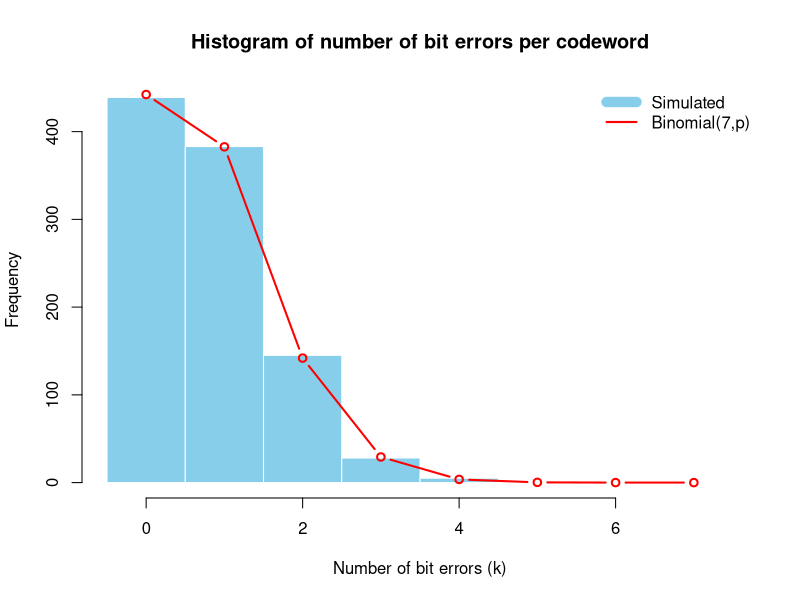
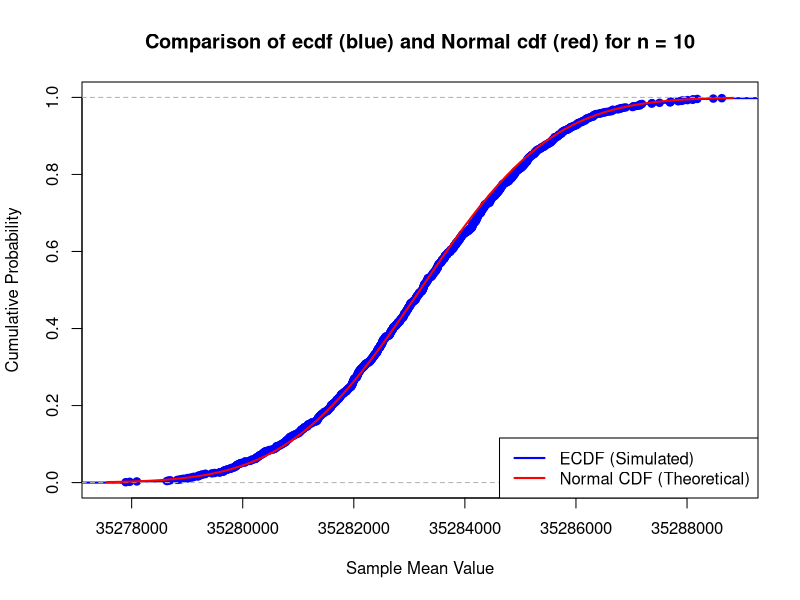
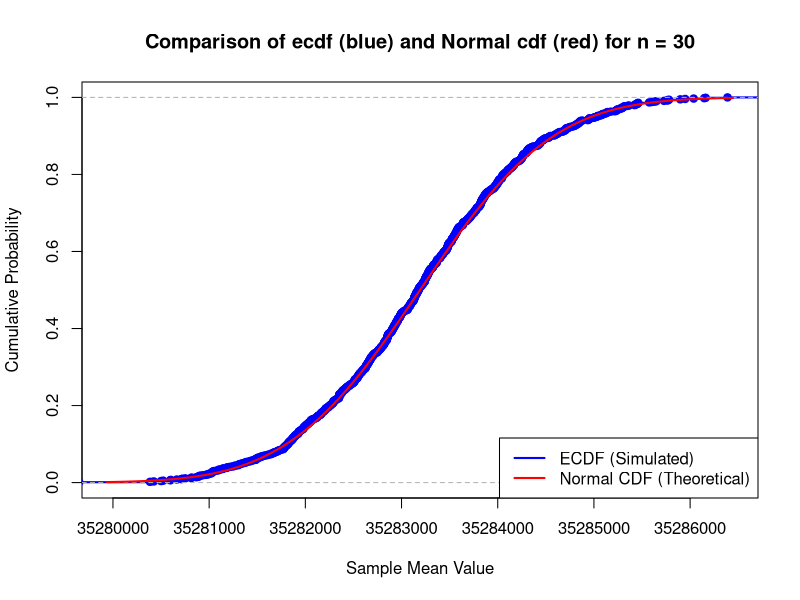
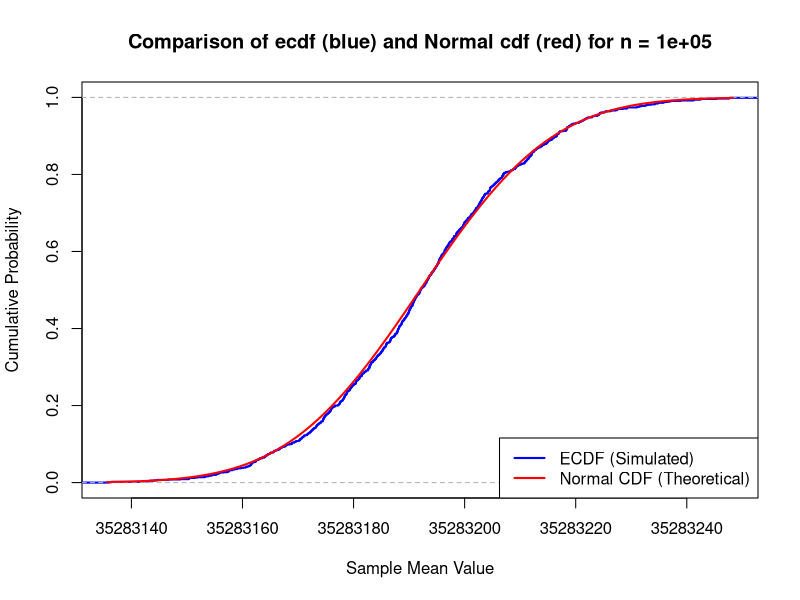
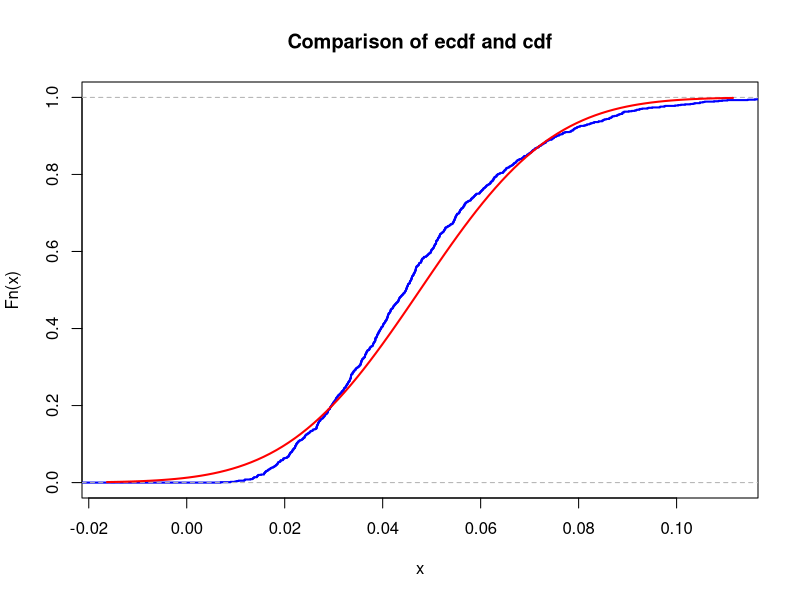
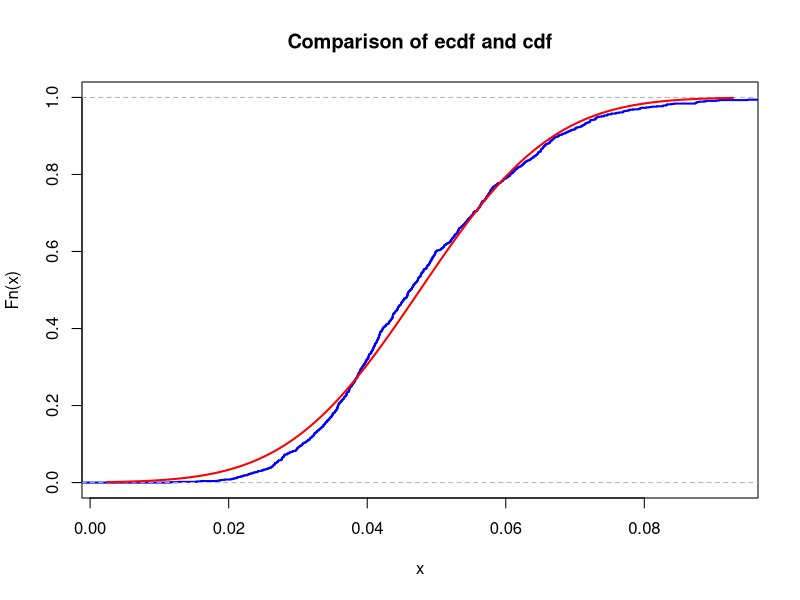
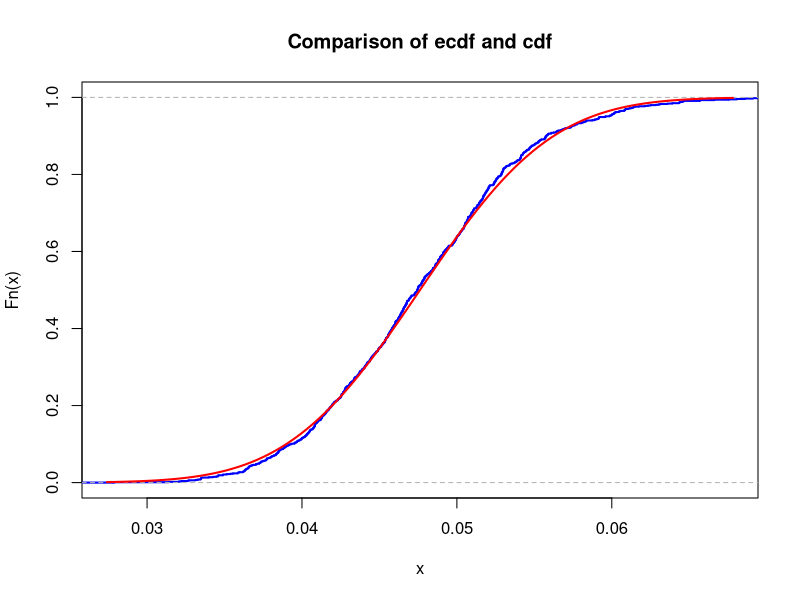
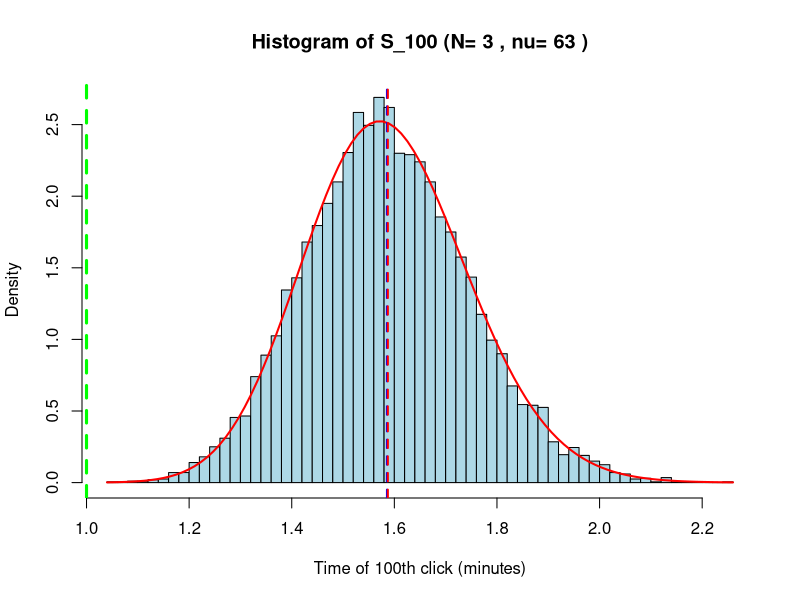

R code for these plots, in order:
## ---- chunk 1
id <- 11
set.seed(id)
p <- id/100
G <- matrix(c(1, 1, 1, 0, 0, 0, 0,
		1, 0, 0, 1, 1, 0, 0,
		0, 1, 0, 1, 0, 1, 0,
		1, 1, 0, 1, 0, 0, 1), nrow = 4, byrow = TRUE)
H <- t(matrix(c(1, 0, 1, 0, 1, 0, 1,
		0, 1, 1, 0, 0, 1, 1,
		0, 0, 0, 1, 1, 1, 1), nrow = 3, byrow = TRUE))
## ---- chunk 2
N <- 1000

message_generator <- function(N) {
  matrix(sample(c(0,1), 4*N, replace = TRUE), nrow = N)
}

messages <- message_generator(N)
codewords <- (messages %*% G) %% 2
## ---- chunk 3
errors <- matrix(rbinom(7 * N, 1, p), nrow = N)
received <- (codewords + errors) %% 2

mod2 <- function(x) x %% 2
syndrome <- function(r) mod2(r %*% H)

decode <- function(r) {
  z <- as.numeric(syndrome(r))
  idx <- z[1] + 2*z[2] + 4*z[3]
  if (idx > 0) r[idx] <- 1 - r[idx]
  decoded <- r[c(3,5,6,7)]
  return(decoded)
}


decoded_messages <- t(apply(received, 1, decode))
success <- rowSums(decoded_messages == messages) == 4

p_hat <- mean(success)
q_hat <- 1 - p_hat

se <- sqrt(p_hat * (1 - p_hat) / N)
z_95 <- 1.96
epsilon <- z_95 * se
ci <- c(p_hat - epsilon, p_hat + epsilon)
N_needed <- ceiling((z_95^2 * p_hat * (1 - p_hat)) / (0.03^2))
  
cat("Bit error probability p =", p, "\n")
cat("Estimated success probability p* =", round(p_hat, 4), "\n")
cat("Estimated failure probability (bad decoding) =", round(q_hat, 4), "\n")


num_errors <- rowSums(errors)

hist(num_errors, breaks = seq(-0.5, 7.5, 1),
     main = "Histogram of number of bit errors per codeword",
     xlab = "Number of bit errors (k)",
     col = "skyblue", border = "white", freq = TRUE)

k <- 0:7
lines(k, dbinom(k, 7, p) * N, type="b", col="red", lwd=2)
legend("topright", legend = c("Simulated", "Binomial(7,p)"),
       col = c("skyblue", "red"), lwd = c(10, 2), bty = "n")
## ---- chunk 4
id <- 11

# --- Part 1: Specify the parameter ---

# Constants
m <- id * 1e-6              # mass in g
T_years <- 30.1             # half-life in years
T_seconds <- T_years * 365.25 * 24 * 60 * 60
M_Cs137 <- 137              # molar mass g/mol (approx for Cs-137)
N_A <- 6.022e23             # Avogadro constant

# activity (lambda)
lambda_activity <- log(2) / T_seconds

# number of atoms (N)
N_atoms <- (m / M_Cs137) * N_A

# parameter mu for a single sample's Poisson distribution
mu_poisson <- N_atoms * lambda_activity

cat("Calculated Poisson parameter mu for one sample:", mu_poisson, "\n")

# --- Part 2: Simulate sample means ---
K <- 1e3 # Number of repetitions (samples of means)

# will be used for n=5, 10, 50
simulate_and_plot_means <- function(n, mu_param) {
  
  # simulate K sample means, each from n observations
  # X_i ~ Poisson(mu_param)
  sample_means <- colMeans(matrix(rpois(n*K, lambda = mu_param), nrow=n))
  
  # --- Calculate parameters for theoretical normal approximation ---
  # By CLT, the sample mean X_bar ~ N(E[X_i], Var(X_i)/n)
  # For Poisson, E[X_i] = mu_param and Var(X_i) = mu_param
  mu_normal <- mu_param
  sigma_normal <- sqrt(mu_param / n)
  
  cat("--- For n =", n, "---\n")
  cat("Theoretical Mean (mu):", mu_normal, "\n")
  cat("Theoretical SD (sigma/sqrt(n)):", sigma_normal, "\n")
  
  # --- Plot ecdf and cdf ---
  # x-axis limits based on theoretical distribution
  xlims <- c(mu_normal - 3*sigma_normal, mu_normal + 3*sigma_normal)

  Fs <- ecdf(sample_means)
  
  plot(Fs, 
       xlim = xlims, 
       ylim = c(0,1),
       col = "blue",
       lwd = 2,
       main = paste("Comparison of ecdf (blue) and Normal cdf (red) for n =", n),
       xlab = "Sample Mean Value",
       ylab = "Cumulative Probability")
  
  # theoretical normal CDF
  curve(pnorm(x, mean = mu_normal, sd = sigma_normal), col = "red", lwd = 2, add = TRUE)
  legend("bottomright", legend=c("ECDF (Simulated)", "Normal CDF (Theoretical)"), col=c("blue", "red"), lwd=2)
  
  # --- Calculate max difference ---
  # check the difference at the knots (jump points) of the ecdf
  x_points <- knots(Fs) 
  ecdf_vals <- Fs(x_points)
  cdf_vals <- pnorm(x_points, mean = mu_normal, sd = sigma_normal)
  max_diff <- max(abs(ecdf_vals - cdf_vals))
  
  cat("Max difference between ecdf and cdf:", max_diff, "\n")
}
## ---- chunk 5
# for n = 5
simulate_and_plot_means(n = 10, mu_param = mu_poisson)
## ---- chunk 6
# for n = 10
simulate_and_plot_means(n = 30, mu_param = mu_poisson)
## ---- chunk 7
# Run the simulation and plotting for n = 50
simulate_and_plot_means(n = 100000, mu_param = mu_poisson)
## ---- chunk 8
# --- Part 3: Simulation for largest n ---

# From CLT, our predicted n is 22
n_predicted <- 22
critical_value <- 8e8
K_sums <- 10000 # 10k simulations for better accuracy

# Lambda for the SUM S_n = X_1 + ... + X_n
# S_n ~ Poisson(n * mu_poisson)
lambda_sum <- n_predicted * mu_poisson

# simulate K sums
s_sample_sums <- rpois(K_sums, lambda = lambda_sum)

# the empirical probability
emp_prob <- mean(s_sample_sums < critical_value)

cat("--- Simulation for n =", n_predicted, "---\n")
cat("Theoretical Lambda for sum (n*mu):", lambda_sum, "\n")
cat("Critical value (C):", critical_value, "\n")
cat("Number of simulations (K):", K_sums, "\n")
cat("Empirical P(S_n < C):", emp_prob, "\n")
cat("Desired probability:", 0.95, "\n")

# also check n=23 to see if the probability drops below 0.95
n_next <- 23
lambda_sum_next <- n_next * mu_poisson
s_sample_sums_next <- rpois(K_sums, lambda = lambda_sum_next)
emp_prob_next <- mean(s_sample_sums_next < critical_value)

cat("--- Checking n =", n_next, "---\n")
cat("Theoretical Lambda for sum (n*mu):", lambda_sum_next, "\n")
cat("Empirical P(S_n < C):", emp_prob_next, "\n")
## ---- chunk 9
nu_1 <- id+10
K <- 1000
n <- 5

plot_ecdf_vs_cdf <- function(n) {
    sample_means <- colMeans(matrix(rexp(n*K, rate = nu_1), nrow=n))
    mu <- 1 / nu_1
    sigma <- (1 / nu_1) / sqrt(n)
    Fs <- ecdf(sample_means)

    xlims <- c(mu-3*sigma,mu+3*sigma)
    Fs <- ecdf(sample_means)
    plot(Fs, 
        xlim = xlims, 
        col = "blue",
        lwd = 2,
        main = "Comparison of ecdf and cdf")
    curve(pnorm(x, mean = mu, sd = sigma), col = "red", lwd = 2, add = TRUE)


    max_diff <- max(abs(Fs(sample_means) - pnorm(sample_means, mean = mu, sd = sigma)))
    cat("Maximal difference for n =", n, "is", max_diff, "\n")
}

plot_ecdf_vs_cdf(5)
plot_ecdf_vs_cdf(10)
plot_ecdf_vs_cdf(50)
## ---- chunk 10

N_predicted <- 3
nu <- N_predicted * nu_1
n <- 100
K <- 10000
t_limit <- 1

s_sample <- rgamma(K, shape = n, rate = nu)
sample_mean <- mean(s_sample)
sample_sd <- sd(s_sample)
theo_mean <- n / nu
theo_sd <- sqrt(n) / nu
prob_estimate <- mean(s_sample > t_limit)

cat("nu_1:", nu_1)
cat("Predicted Max N:", N_predicted)
cat("Parameter nu (rate):", nu)
cat("Number of simulations (K):", K)
cat("Sample Mean of S_100:", round(sample_mean, 4))
cat("Theoretical Mean of S_100:", round(theo_mean, 4))
cat("Sample SD of S_100:", round(sample_sd, 4))
cat("Theoretical SD of S_100:", round(theo_sd, 4))
cat("Estimated P(S_100 > 1):", prob_estimate)
cat("Desired Probability Level:", 0.95)


hist(s_sample, breaks = 50, freq = FALSE,
     main = paste("Histogram of S_100 (N=", N_predicted, ", nu=", nu, ")"),
     xlab = "Time of 100th click (minutes)",
     ylab = "Density",
     col = "lightblue")

curve(dgamma(x, shape = n, rate = nu), add = TRUE, col = "red", lwd = 2)

abline(v = t_limit, col = "green", lty = 2, lwd = 3)

abline(v = sample_mean, col = "blue", lty = 2, lwd = 2)
abline(v = theo_mean, col = "red", lty = 2, lwd = 2)
## ---- chunk 11
        mu <- id
        sigma <- id*2 + 7
        N <- 100

        X <- rnorm(N, mean = mu, sd = sqrt(sigma))

        Y <- 1 / X

        cat("1/mean(X) =", 1/mean(X), "\n")
        cat("mean(1/X)  =", mean(Y), "\n")
        summary(X)
        summary(Y)

## ---- chunk 12
        lambda <- 2
        N <- 1000
        X_exp <- rexp(N, rate = lambda)
        Y_exp <- rexp(N, rate = lambda)
        Z <- log(X_exp) + 5

        qqplot(X_exp, Y_exp, main = "QQ: X vs Y (обидва ~ Exp(2))")
        abline(0,1, col="red")
        plot(X_exp, Y_exp, main="Scatter: X vs Y (незалежні)", xlab="X", ylab="Y")

        qqplot(X_exp, Z, main = "QQ: X vs Z (Z = log(X)+5)")
        abline(0,1, col="red")
        plot(X_exp, Z, main="Scatter: X vs Z (залежні)", xlab="X", ylab="Z = log(X)+5")
## ---- chunk 13
        N <- 100
        n <- 3
        p <- 0.5
        X <- rbinom(N, size = n, prob = p)
        mean_X <- mean(X)
        var_X <- var(X)

        cat("Theoretical E[X] =", 1.5, "\n")
        cat("Sample mean (mean_X) =", mean_X, "\n\n")

        cat("Theoretical Var(X) =", 0.75, "\n")
        cat("Sample variance (var_X) =", var_X, "\n")

## ---- chunk 14
        Y <- 0.5 * X - 1
        mean_Y <- mean(Y)
        var_Y <- var(Y)

        cat("Theoretical E[Y] =", -0.25, "\n")
        cat("Sample mean (mean_Y) =", mean_Y, "\n\n")

        cat("Theoretical Var(Y) =", 0.1875, "\n")
        cat("Sample variance (var_Y) =", var_Y, "\n")

